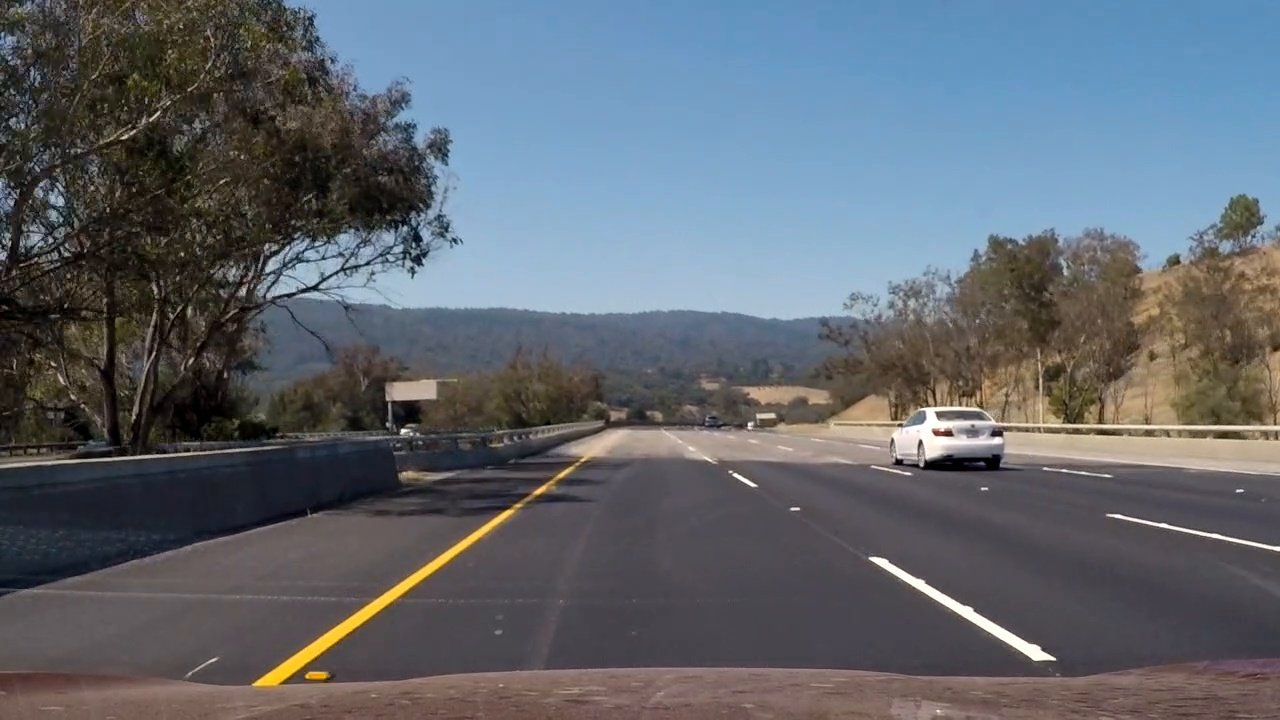
#> input picture test_images/project_video_21.12.jpg, 1280 x 720 px; its folder holds only this picture in this run
$ python create_non_vehicle_data.py
#> lines starting #> are read from the running program, lines starting #| are printed output that depends on the picture
### helper.py
#importing some useful packages
import matplotlib.image as mpimg
import numpy as np
import cv2
import os

def read_img(path):
    # Read in each one by one
#> called with path = 'test_images/project_video_21.12.jpg'
    img = mpimg.imread(path)
#> img is the input picture: shape (720, 1280, 3); mean R, G, B 96.3, 102.5, 110.2
    # .png images are scaled 0 to 1 by mpimg and
    # .jpg are scaled 0 to 255
    if path.endswith('.png'):
        img = (img * 255).astype(np.uint8)
    return img

def write_img(img, path):
    if len(img.shape) > 2:
        # convert RGB to BGR (BGR2RGB works just fine)
        img = cv2.cvtColor(img, cv2.COLOR_BGR2RGB)
    # create directories if they do not exist
    os.makedirs(os.path.dirname(path), exist_ok=True)
    # save image
    cv2.imwrite(path, img)

# [7 lines left out: function grayscale, not called in this run]
    # Or use BGR2GRAY if you read an image with cv2.imread()
    # return cv2.cvtColor(img, cv2.COLOR_BGR2GRAY)

def hsv(img):
    """Applies the HSV transform"""
    return cv2.cvtColor(img, cv2.COLOR_RGB2HSV)
    # Or use BGR2HSV if you read an image with cv2.imread()
    # return cv2.cvtColor(img, cv2.COLOR_BGR2HSV)

def hls(img):
    """Applies the HLS transform"""
    return cv2.cvtColor(img, cv2.COLOR_RGB2HLS)
    # Or use BGR2HLS if you read an image with cv2.imread()
    # return cv2.cvtColor(img, cv2.COLOR_BGR2HLS)

# [35 lines left out: functions ensure_color, weighted_img, draw_bounding_boxes, not called in this run]

### create_non_vehicle_data.py
import numpy as np
import cv2
import time
import matplotlib.pyplot as plt
import random

import os
import glob
import helper
import matplotlib.image as mpimg

filenames = glob.glob('test_images/project_video_*.jpg')
classify_img_size = (64, 64)
neg_range_float = ((0, 0.35), (0.5, 1))
neg_samples = [
    (64, 16),
    (96, 12),
    (128, 4),
    (160, 2),
    ]

i = 0
for fname in filenames:
    ext = os.path.splitext(fname)[-1]
    if ext in ['.jpg', '.png']:
        img = helper.read_img(fname)
        width = img.shape[1]
#> width = 1280
        height = img.shape[0]
#> height = 720
        neg_range = (
            (int(neg_range_float[0][0] * width), int(neg_range_float[0][1] * height)),
            (int(neg_range_float[1][0] * width), int(neg_range_float[1][1] * height)))
#> neg_range = ((0, 251), (640, 720))
        for neg_sample_size, samples_per_size_per_img in neg_samples:
            for r in range(samples_per_size_per_img):
                offset_x = random.randint(neg_range[0][0], neg_range[1][0] - neg_sample_size)
                offset_y = random.randint(neg_range[0][1], neg_range[1][1] - neg_sample_size)
                neg_sample = img[offset_y:offset_y + neg_sample_size,offset_x:offset_x + neg_sample_size]
                if neg_sample_size != classify_img_size[0] or neg_sample_size != classify_img_size[1]:
                    neg_sample = cv2.resize(neg_sample, classify_img_size)
                helper.write_img(neg_sample, 'neg_augmentation_img/project_video_{}.jpg'.format(i))
                i += 1
#> this loop made 4 passes
#> pass 1, in write_img, `img = cv2.cvtColor(img, cv2.COLOR_BGR2RGB)`:
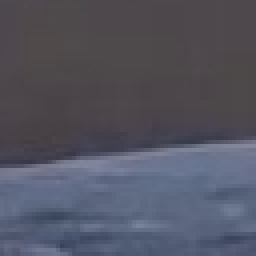
#> img: shape (64, 64, 3) (shown 4 times larger); mean R, G, B 83.1, 83.9, 96.8
#> pass 1, in write_img (call 2), `img = cv2.cvtColor(img, cv2.COLOR_BGR2RGB)`:
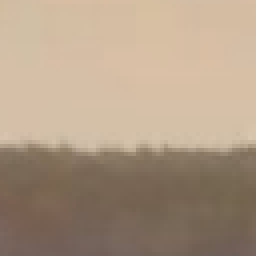
#> img: shape (64, 64, 3) (shown 4 times larger); mean R, G, B 174.3, 153.8, 132.4
#> pass 1, in write_img (call 3), `img = cv2.cvtColor(img, cv2.COLOR_BGR2RGB)`:
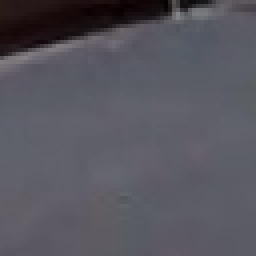
#> img: shape (64, 64, 3) (shown 4 times larger); mean R, G, B 87, 86, 94.7
#> pass 1, in write_img (call 4), `img = cv2.cvtColor(img, cv2.COLOR_BGR2RGB)`:
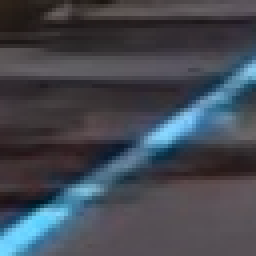
#> img: shape (64, 64, 3) (shown 4 times larger); mean R, G, B 67.5, 72.1, 81.3
#> after the loop:
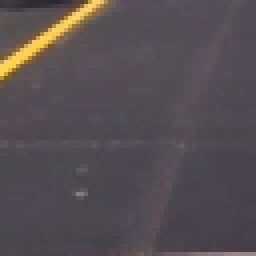
#> neg_sample: shape (64, 64, 3) (shown 4 times larger); mean R, G, B 84.7, 78.6, 80.9
#> after the loop, i = 34
    else:
        print("Unknown file extension:", fname)

print('Augmented', i, 'images')
#| Augmented 34 images

$ run again, on test_images/project_video_21.44.jpg
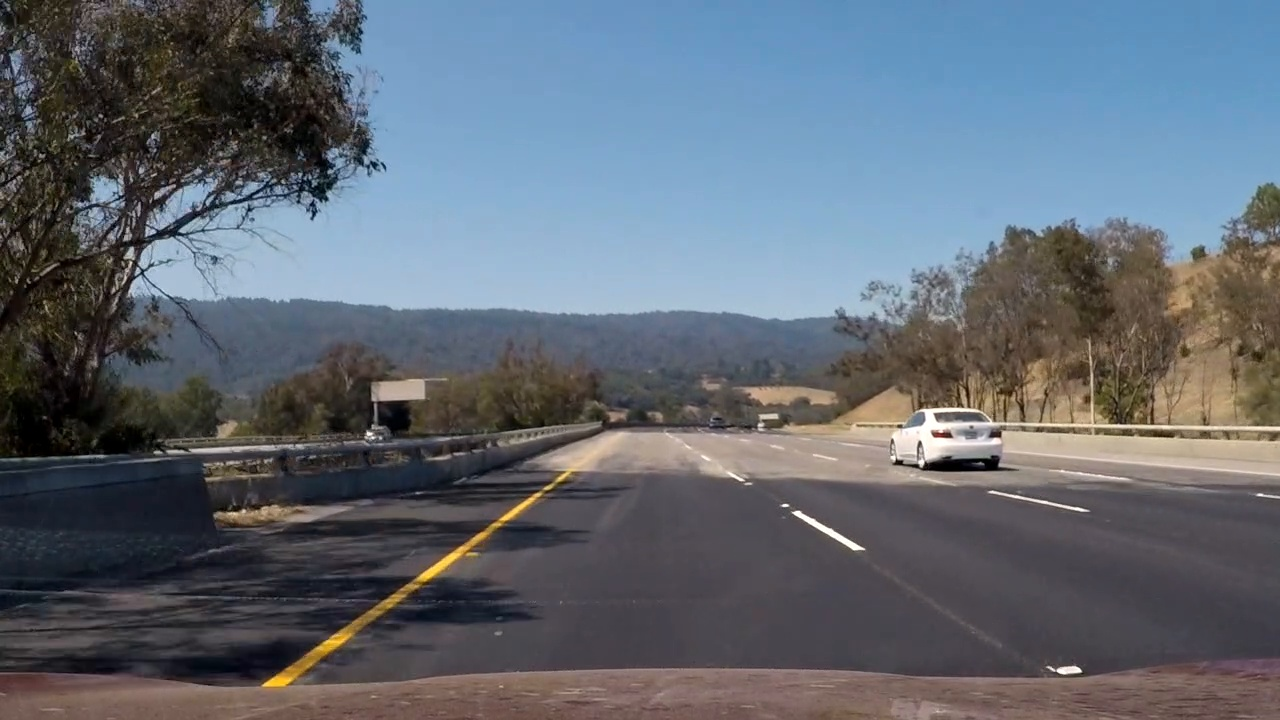
#> input picture test_images/project_video_21.44.jpg, 1280 x 720 px
#> in read_img, img is the input picture: shape (720, 1280, 3); mean R, G, B 97.1, 104.8, 114.6
#> the loop `for neg_sample_size, samples_per_size_per_img in neg_samples:` made 4 passes
#> pass 1, in write_img (call 4), `img = cv2.cvtColor(img, cv2.COLOR_BGR2RGB)`:
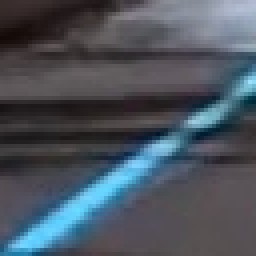
#> img: shape (64, 64, 3) (shown 4 times larger); mean R, G, B 75.1, 83.4, 93.6
#> after the loop `for neg_sample_size, samples_per_size_per_img in neg_samples:`:
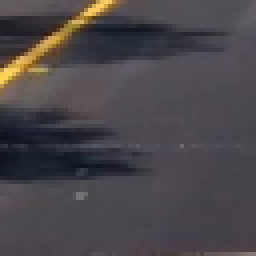
#> neg_sample: shape (64, 64, 3) (shown 4 times larger); mean R, G, B 74.4, 69.9, 73.7
#> after the loop `for neg_sample_size, samples_per_size_per_img in neg_samples:`: i = 34
#| Augmented 34 images

$ run again, on test_images/project_video_21.60.jpg
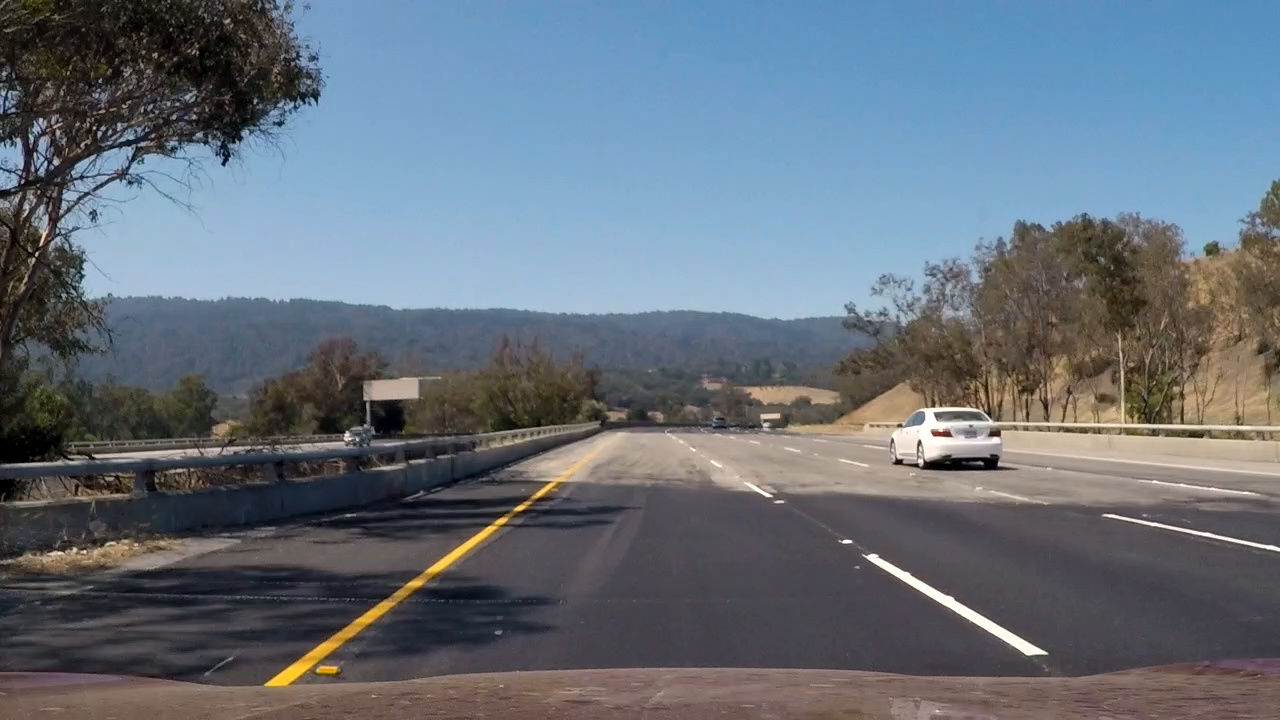
#> input picture test_images/project_video_21.60.jpg, 1280 x 720 px
#> in read_img, img is the input picture: shape (720, 1280, 3); mean R, G, B 102, 111.9, 122.7
#> the loop `for neg_sample_size, samples_per_size_per_img in neg_samples:` made 4 passes
#> pass 1, in write_img (call 4), `img = cv2.cvtColor(img, cv2.COLOR_BGR2RGB)`:
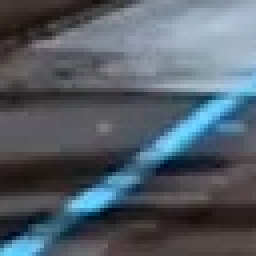
#> img: shape (64, 64, 3) (shown 4 times larger); mean R, G, B 83.8, 93.6, 103.7
#> after the loop `for neg_sample_size, samples_per_size_per_img in neg_samples:`:
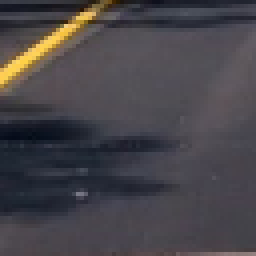
#> neg_sample: shape (64, 64, 3) (shown 4 times larger); mean R, G, B 71.9, 68.7, 73.3
#> after the loop `for neg_sample_size, samples_per_size_per_img in neg_samples:`: i = 34
#| Augmented 34 images
